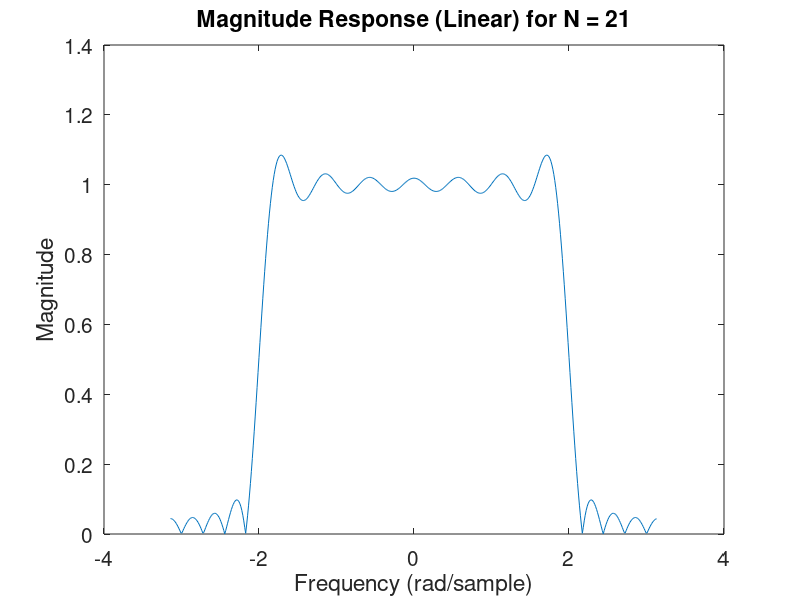

This figure's MATLAB source: (Note: this script raises an error after producing the figure.)
load nspeech2.mat
fs=8000;
%sound(nspeech2,fs);

function [X,w] = DTFT(x,M)
    N = max(M,length(x));
    N = 2^(ceil(log(N)/log(2)));
    
    % Take the padded fft
    X = fft(x,N);
    w = 2*pi*( (0:(N-1))/N );
    w = w - 2*pi*(w>=pi);
    
    % Shift FFT to go from -pi to pi
    X = fftshift(X);
    w = fftshift(w);

end

function h = LPFtrunc(N)
    wc = 2.0; 
    M = (N - 1) / 2;
    
    h = zeros(1, N);
    for n = 0:N-1
        h(n + 1) = (wc / pi) * sinc((wc / pi) * (n - M));
    end
end


function plotResponse(N)
    h = LPFtrunc(N);
    [H, w] = DTFT(h, 512);
    
    % Plot magnitude response (linear scale)
    figure;
    plot(w, abs(H));
    xlabel('Frequency (rad/sample)');
    ylabel('Magnitude');
    title(['Magnitude Response (Linear) for N = ', num2str(N)]);
    set(gca, 'FontSize', 15);

    hold on;
    xline(-2, '--r', 'Passband edge \omega_p = -2', 'LabelHorizontalAlignment', 'left');
    xline(2, '--r', 'Passband edge \omega_p = 2');
    xline(-pi, '--b', 'Stopband edge \omega_s = -\pi', 'LabelHorizontalAlignment', 'left');
    xline(pi, '--b', 'Stopband edge \omega_s = \pi');
    hold off;
    
    figure;
    plot(w, 20 * log10(abs(H)));
    xlabel('Frequency (rad/sample)');
    ylabel('Magnitude (dB)');
    title(['Magnitude Response (Decibels) for N = ', num2str(N)]);
        set(gca, 'FontSize', 15);

    hold on;
    xline(-2, '--r', 'Passband edge \omega_p = -2', 'LabelHorizontalAlignment', 'left');
    xline(2, '--r', 'Passband edge \omega_p = 2');
    xline(-pi, '--b', 'Stopband edge \omega_s = -\pi', 'LabelHorizontalAlignment', 'left');
    xline(pi, '--b', 'Stopband edge \omega_s = \pi');
    hold off;
end


function plotFilteredSignals(nspeech2, h1, h2)
    filtered_signal1 = conv(nspeech2, h1); % Filtered signal for N1
    filtered_signal2 = conv(nspeech2, h2); % Filtered signal for N2
    

    figure;
    subplot(3, 1, 1);
    plot(filtered_signal1);
    title('Filtered Signal with N = 21');
    xlabel('Sample');
    ylabel('Amplitude');
        set(gca, 'FontSize', 15);

    subplot(3, 1, 2);
    plot(filtered_signal2);
    title('Filtered Signal with N = 101');
    xlabel('Sample');
    ylabel('Amplitude');
        set(gca, 'FontSize', 15);

    subplot(3, 1, 3);
    plot(nspeech2);
    title('Original Noisy Signal');
    xlabel('Sample');
    ylabel('Amplitude');
        set(gca, 'FontSize', 15);

end


N1 = 21;
N2 = 101;

plotResponse(N1);
plotResponse(N2);

h1 = LPFtrunc(N1);
h2 = LPFtrunc(N2);

plotFilteredSignals(nspeech2, h1, h2);

